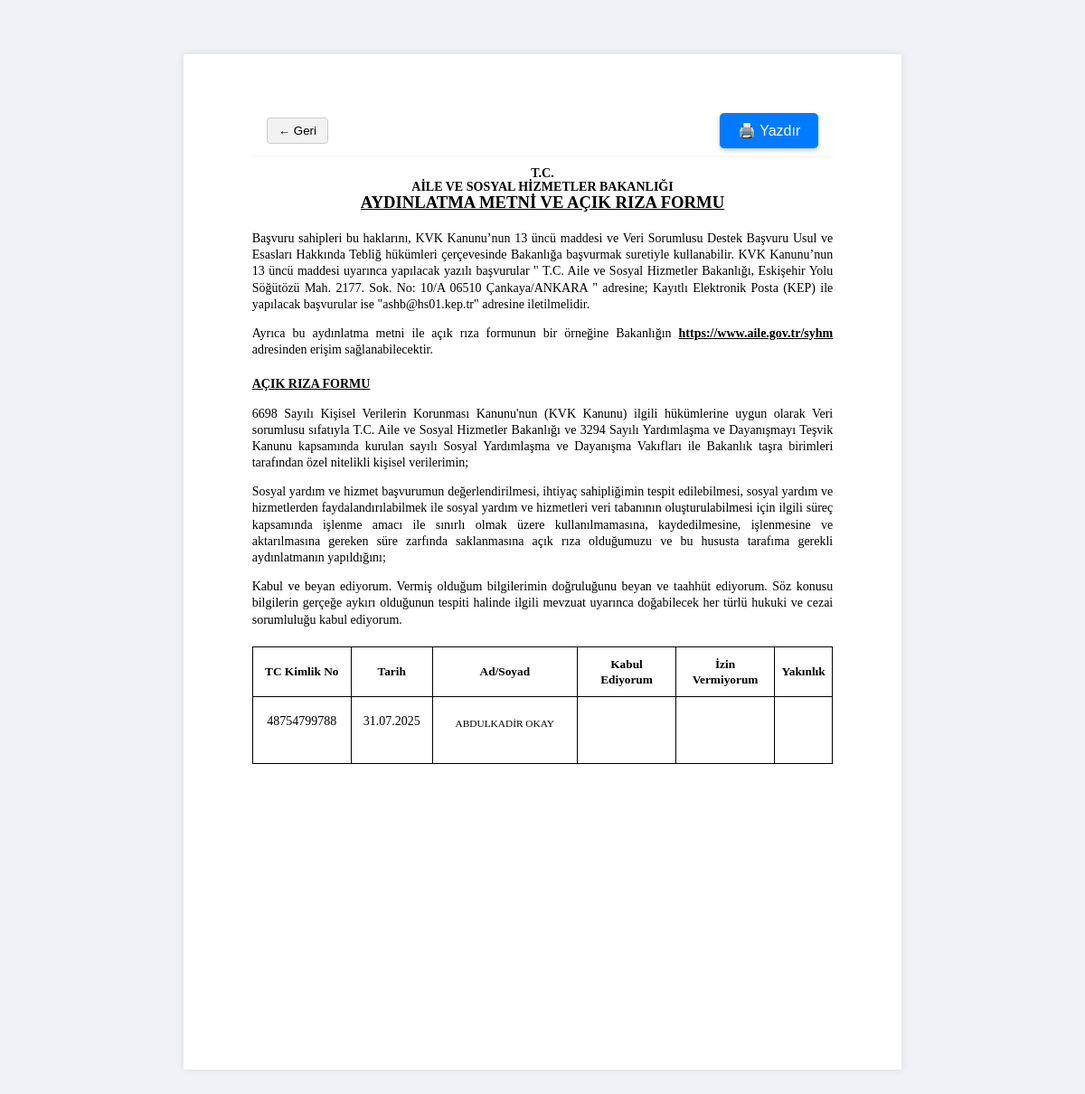
/misafir/1/acikriza-formu/ (signed in), run on the app's committed database.
### kayitlar/models.py (models this page shows, shortened)
class Misafir(models.Model):
    DURUM_SECENEKLERI = [
        ('AKTIF', 'Aktif'),
        ('PASIF', 'Pasif'),
    ]
    SOSYAL_GUVENCE_CHOICES = [
        ('SGK', 'SGK'),
        ('BAGKUR', 'Bağkur'),
        ('EMEKLI_SANDIGI', 'Emekli Sandığı'),
        ('YOK', 'Yok'),
        ('DIGER', 'Diğer'),
    ]
    dosya_no = models.CharField(
        max_length=30,
        unique=True,
        verbose_name="Dosya No",
        help_text="Kişiye özel benzersiz dosya numarası"
    )
    ad = models.CharField(max_length=100, verbose_name="Adı")
    soyad = models.CharField(max_length=100, verbose_name="Soyadı")
    tc_kimlik_no = models.CharField(
        max_length=11,
        unique=True,
        verbose_name="T.C. Kimlik No",
        help_text="11 haneli T.C. Kimlik Numarası"
    )
    giris_tarihi = models.DateTimeField(
        default=timezone.now,
        verbose_name="Giriş Tarihi"
    )
    cikis_tarihi = models.DateTimeField( # Misafir modeline taşındı
        blank=True,
        null=True,
        verbose_name="Çıkış Tarihi"
    )
    cikis_nedeni = models.TextField( # Misafir modeline taşındı
        verbose_name="Son Çıkış Nedeni",
        blank=True,
        null=True,
        help_text="Kişinin en son çıkış yapma nedeni."
    )
    dogum_tarihi = models.DateField(verbose_name="Doğum Tarihi")
    dogum_yeri = models.CharField(max_length=100, verbose_name="Doğum Yeri")
    telefon = models.CharField(
        max_length=20,
        blank=True,
        null=True,
        verbose_name="Telefonu"
    )
    durum = models.CharField(
        max_length=10,
        choices=DURUM_SECENEKLERI,
        default='AKTIF',
        verbose_name="Durum Bilgisi"
    )
    yatak_no = models.ForeignKey(
        Yatak,
        on_delete=models.SET_NULL,
        blank=True,
        null=True,
        verbose_name="Yatak Numarası",
        help_text="Kişinin kaldığı yatak numarası"
    )
    adres = models.TextField(
        blank=True,
        null=True,
        verbose_name="Adresi"
    )
    sosyal_guvence = models.ForeignKey(
        SosyalGuvence,
        on_delete=models.SET_NULL,
        blank=True,
        null=True,
        verbose_name="Sosyal Güvencesi"
    )
    fotograf = models.ImageField(
        upload_to='misafir_fotograflari/',
        blank=True,
        null=True,
        verbose_name="Kişi Fotoğrafı"
    )
    beyan = models.TextField(
        blank=True,
        null=True,
        verbose_name="Kişinin Beyanı",
        help_text="Kişinin kendi beyanı veya önemli notlar"
    )
    @property
    def ad_soyad(self):
        return f"{self.ad} {self.soyad}"
    class Meta:
        verbose_name = "Misafir"
        verbose_name_plural = "Misafirler"
        ordering = ['-giris_tarihi']

### kayitlar/views.py (the view)
# urls.py: path('misafir/<int:pk>/acikriza-formu/', acikriza_formu_view, name='acikriza_formu'),
@login_required
def acikriza_formu_view(request, pk):
    misafir = get_object_or_404(Misafir, pk=pk)
    detay_url = reverse('misafir_detay', args=[misafir.id])
    context = {
        'misafir': misafir,
        'detay_url': detay_url,
    }
    return render(request, 'bimekan/acikriza_formu.html', context)

### templates/bimekan/acikriza_formu.html (shortened to what this page needs)
{% load static %}
<!DOCTYPE html>
<html lang="tr">
<head>
  <link rel="stylesheet" href="{% static 'base/css/acikriza.css' %}" />
  <link rel="stylesheet" href="https://cdnjs.cloudflare.com/ajax/libs/font-awesome/6.0.0-beta3/css/all.min.css" />
</head>
<body>
  <div class="a4-container">
    <div class="page-toolbar">
        <button class="back-button" onclick="window.location.href='{{ detay_url }}';">← Geri</button>
        <button class="print-button" onclick="window.print();">🖨️ Yazdır</button>
    </div>
    <div class="header-section">
      <p>T.C.</p>
      <p>AİLE VE SOSYAL HİZMETLER BAKANLIĞI</p>
      <p class="main-title">AYDINLATMA METNİ VE AÇIK RIZA FORMU</p>
    </div>
    <div class="content-section">
      <p>
        Başvuru sahipleri bu haklarını, KVK Kanunu’nun 13 üncü maddesi ve Veri Sorumlusu Destek Başvuru Usul ve Esasları Hakkında Tebliğ hükümleri çerçevesinde Bakanlığa başvurmak suretiyle kullanabilir.
        KVK Kanunu’nun 13 üncü maddesi uyarınca yapılacak yazılı başvurular " T.C. Aile ve Sosyal Hizmetler Bakanlığı, Eskişehir Yolu Söğütözü Mah. 2177. Sok. No: 10/A 06510 Çankaya/ANKARA " adresine; Kayıtlı Elektronik Posta (KEP) ile yapılacak başvurular ise "ashb@hs01.kep.tr" adresine iletilmelidir.
      </p>
      <p>
        Ayrıca bu aydınlatma metni ile açık rıza formunun bir örneğine Bakanlığın <span class="bold-underline">https://www.aile.gov.tr/syhm</span> adresinden erişim sağlanabilecektir.
      </p>
    </div>
    <div class="content-section">
      <p class="bold-underline">AÇIK RIZA FORMU</p>
      <p>
        6698 Sayılı Kişisel Verilerin Korunması Kanunu'nun (KVK Kanunu) ilgili hükümlerine uygun olarak Veri sorumlusu sıfatıyla T.C. Aile ve Sosyal Hizmetler Bakanlığı ve 3294 Sayılı Yardımlaşma ve Dayanışmayı Teşvik Kanunu kapsamında kurulan sayılı Sosyal Yardımlaşma ve Dayanışma Vakıfları ile Bakanlık taşra birimleri tarafından özel nitelikli kişisel verilerimin;
      </p>
      <p>
        Sosyal yardım ve hizmet başvurumun değerlendirilmesi, ihtiyaç sahipliğimin tespit edilebilmesi, sosyal yardım ve hizmetlerden faydalandırılabilmek ile sosyal yardım ve hizmetleri veri tabanının oluşturulabilmesi için ilgili süreç kapsamında işlenme amacı ile sınırlı olmak üzere kullanılmamasına, kaydedilmesine, işlenmesine ve aktarılmasına gereken süre zarfında saklanmasına açık rıza olduğumuzu ve bu hususta tarafıma gerekli aydınlatmanın yapıldığını;
      </p>
      <p>
        Kabul ve beyan ediyorum. Vermiş olduğum bilgilerimin doğruluğunu beyan ve taahhüt ediyorum. Söz konusu bilgilerin gerçeğe aykırı olduğunun tespiti halinde ilgili mevzuat uyarınca doğabilecek her türlü hukuki ve cezai sorumluluğu kabul ediyorum.
      </p>
    </div>
    <div class="form-table-container">
  <table class="form-table">
    <thead>
      <tr>
        <th style="width: 17%;">TC Kimlik No</th>
        <th style="width: 14%;">Tarih</th>
        <th style="width: 25%;">Ad/Soyad</th>
        <th style="width: 15%;">Kabul Ediyorum</th>
        <th style="width: 15%;">İzin Vermiyorum</th>
        <th style="width: 14%;">Yakınlık</th>
      </tr>
    </thead>
    <tbody>
      <tr>
        <td>
            <textarea class="dynamic-input tcno" rows="2">{{ misafir.tc_kimlik_no | default:'' }}</textarea>
        </td>
        <td>
            <textarea class="dynamic-input tarih" rows="2">{{ misafir.giris_tarihi|date:'d.m.Y'|default:'' }}</textarea>
        </td>
        <td>
            <textarea class="dynamic-input adsoyad" rows="2">{{ misafir.ad_soyad }}</textarea>
        </td>
        <td></td>
        <td></td>
        <td>
        </td>
      </tr>
    </tbody>
  </table>
</div>
</body>
</html>

### static/base/css/acikriza.css (style rules this page uses)
body { font-family: 'Times New Roman', serif; background-color: #f0f2f5; margin: 0; padding: 0; display: flex; justify-content: center; align-items: flex-start; min-height: 100vh; color: #000; font-size: 10.5pt; line-height: 1.3; }
td { vertical-align: middle; }
.a4-container { width: 210mm; min-height: 297mm; background: white; padding: 15mm 20mm; margin: 20mm auto; box-shadow: 0 0 8px rgba(0,0,0,0.1); box-sizing: border-box; }
.header-section { text-align: center; margin-bottom: 20px; }
.header-section p { margin: 0; font-weight: bold; line-height: 1.1; }
.main-title { font-size: 14pt; text-decoration: underline; margin-top: 10px; }
.content-section { margin-bottom: 20px; text-align: justify; }
.content-section p { margin-bottom: 10px; }
.bold-underline { font-weight: bold; text-decoration: underline; }
.form-table { width: 100%; border-collapse: collapse; font-size: 10pt; }
.form-table th, .form-table td { border: 1px solid #000; vertical-align: middle; padding: 10px 6px; height: auto; text-align: center; }
.form-table td { vertical-align: middle; }
.dynamic-input { width: 100%; font-family: 'Times New Roman', serif; font-size: 10.5pt; background: transparent; border: none; text-align: center; white-space: pre-wrap; word-break: break-word; overflow-wrap: break-word; box-sizing: border-box; padding: 8px 4px; line-height: 1.3; resize: none; vertical-align: middle; }
.dynamic-input.adsoyad { font-size: clamp(8.5pt, 0.9vw, 9.5pt); }
.dynamic-input.tarih { min-height: 36px; }
.form-table th:nth-child(1), .form-table td:nth-child(1) { width: 17%; }
.form-table th:nth-child(2), .form-table td:nth-child(2) { width: 13%; }
.form-table th:nth-child(3), .form-table td:nth-child(3) { width: 22%; }
.form-table th:nth-child(4), .form-table td:nth-child(4), .form-table th:nth-child(5), .form-table td:nth-child(5) { width: 17%; }
.form-table th:nth-child(6), .form-table td:nth-child(6) { width: 14%; }
.page-toolbar { position: sticky; top: 0; left: 0; z-index: 100; background: #fff; display: flex; justify-content: space-between; align-items: center; padding: 8px 16px; margin-bottom: 12px; box-shadow: 0 2px 4px rgba(0,0,0,0.03); }
.a4-container { margin-top: 60px; }
.back-button, .print-button { font-size: 10pt; padding: 6px 12px; background-color: #f2f2f2; border: 1px solid #ccc; border-radius: 4px; cursor: pointer; position: static !important; float: none !important; margin: 0; }
@media screen { .print-button { position: fixed; bottom: 20px; right: 20px; padding: 10px 20px; background-color: #007bff; color: white; border: none; border-radius: 5px; cursor: pointer; font-size: 1rem; box-shadow: 0 2px 5px rgba(0,0,0,0.25); z-index: 1000; } }

### data on the page
Misafir: tc_kimlik_no "48754799788", giris_tarihi "31.07.2025", ad_soyad "ABDULKADİR OKAY"
